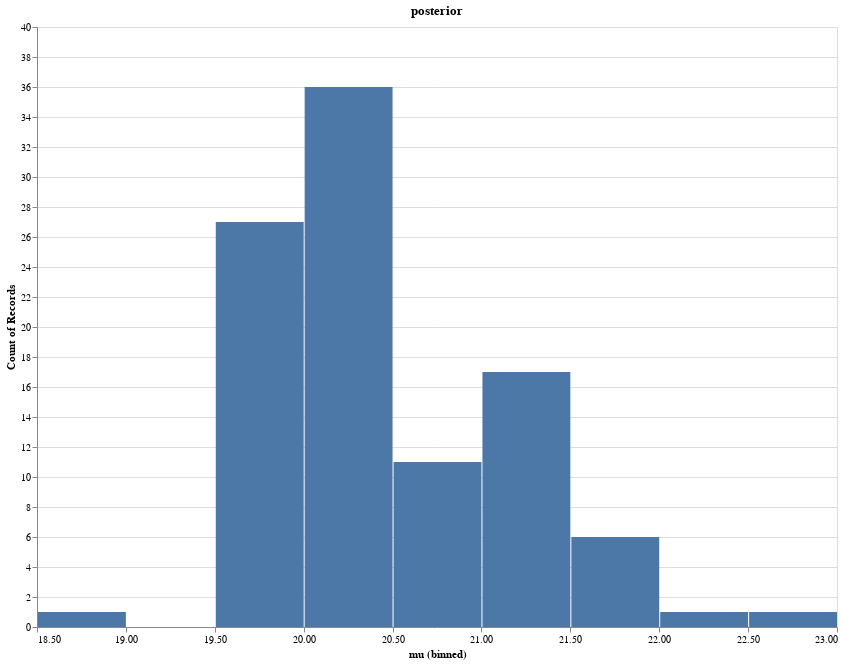

Notebook cell for this chart:
### Code cell
val likelihoods = for (mu, sigma) <- priorSamples yield likelihood(mu, sigma)
val n = likelihoods.sum
val qis = for (mu, sigma) <- priorSamples yield likelihood(mu, sigma) / n

val cumsum = qis.scanLeft[Double](0)((acc, x) => acc + x)
val samples = for priorSample <- priorSamples yield
    val r = Uniform(0, 1).draw()
    val i = cumsum.indexWhere(s => s > r) - 1
    priorSamples(i)

DataFrame.fromColumns(Seq(
    DataFrame.Column.ofContinuous(samples.map(s => s._1), "mu"), 
    DataFrame.Column.ofContinuous(samples.map(s => s._2), "sigma")
    )
).plot.histogram("mu", title= "posterior") .show()
